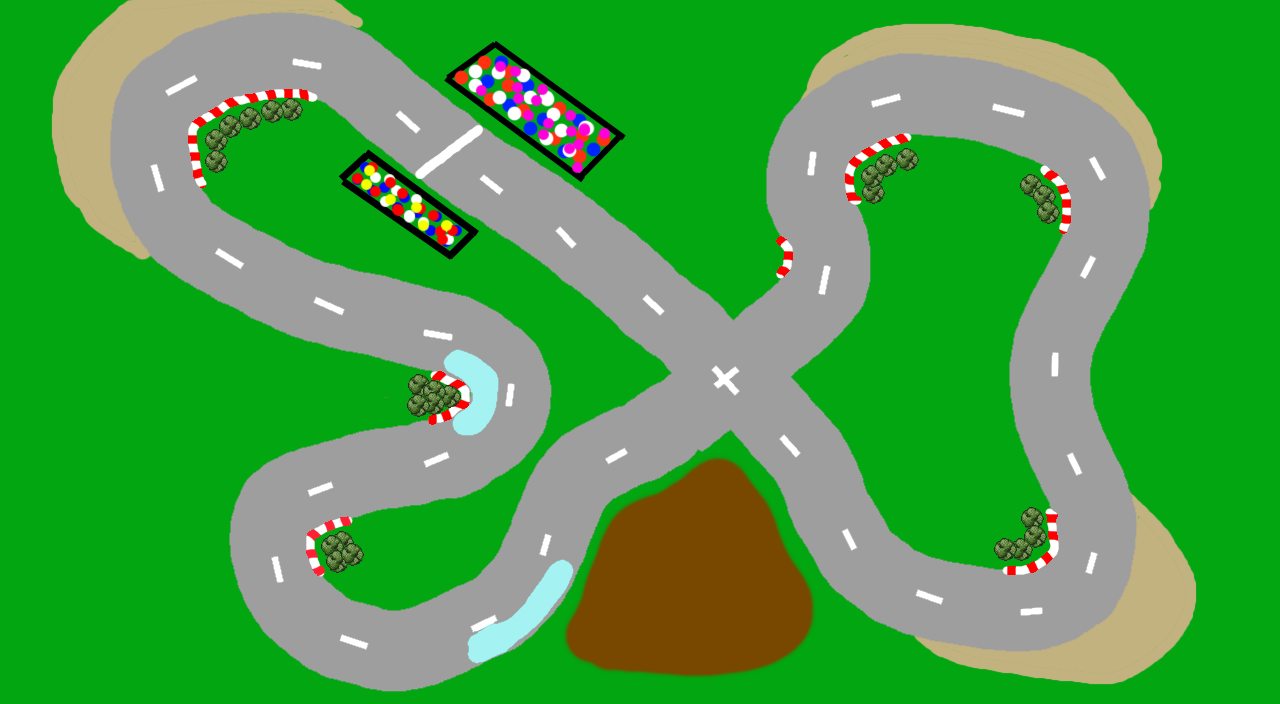

Tiled map render using the project's own tile images. Description and the map definition, with tile-layer contents summarised, below:
An orthogonal 40x22 tile map with 32x32 px tiles, 1 tile layer (Tile Layer 1), 2 tilesets and 102 objects (32x solid, 27x path, 19x sand, 10x spawn_pos, 7x checkpoint, ...).

<map version="1.0" orientation="orthogonal" renderorder="right-down" width="40" height="22" tilewidth="32" tileheight="32" nextobjectid="157">
 <tileset firstgid="1" name="paintmap" tilewidth="32" tileheight="32">
  <image source="paintmap.png" width="1280" height="704" />
 </tileset>
 <tileset firstgid="881" name="mario" tilewidth="32" tileheight="32">
  <image source="mario.png" width="512" height="512" />
 </tileset>
 <layer name="Tile Layer 1" width="40" height="22">
  <data>[880 cells, 880 non-empty, 880 distinct tile ids]</data>
 </layer>
 <objectgroup name="Object Layer 1">
  <object id="25" name="solid" x="259" y="101" width="23" height="23">
   <ellipse />
  </object>
  <object id="27" name="solid" x="239" y="106" width="23" height="23">
   <ellipse />
  </object>
  <object id="28" name="solid" x="216" y="114" width="23" height="23">
   <ellipse />
  </object>
  <object id="29" name="solid" x="206" y="130" width="23" height="23">
   <ellipse />
  </object>
  <object id="30" name="solid" x="206" y="150" width="23" height="23">
   <ellipse />
  </object>
  <object id="32" name="solid" x="280.5" y="97.5" width="23" height="23">
   <ellipse />
  </object>
  <object id="33" name="solid" x="864.5" y="183.5" width="23" height="23">
   <ellipse />
  </object>
  <object id="34" name="solid" x="1037.5" y="202.5" width="23" height="23">
   <ellipse />
  </object>
  <object id="35" name="solid" x="896.5" y="148.5" width="23" height="23">
   <ellipse />
  </object>
  <object id="36" name="solid" x="861.5" y="162.5" width="23" height="23">
   <ellipse />
  </object>
  <object id="37" name="solid" x="874.5" y="154.5" width="23" height="23">
   <ellipse />
  </object>
  <object id="38" name="solid" x="1018.5" y="175.5" width="23" height="23">
   <ellipse />
  </object>
  <object id="39" name="solid" x="1021.5" y="505.5" width="23" height="23">
   <ellipse />
  </object>
  <object id="40" name="solid" x="1033.5" y="186.5" width="23" height="23">
   <ellipse />
  </object>
  <object id="41" name="solid" x="994.5" y="538.5" width="23" height="23">
   <ellipse />
  </object>
  <object id="42" name="solid" x="1025.5" y="526.5" width="23" height="23">
   <ellipse />
  </object>
  <object id="43" name="solid" x="1013.5" y="538.5" width="23" height="23">
   <ellipse />
  </object>
  <object id="44" name="solid" x="406.5" y="374.5" width="23" height="23">
   <ellipse />
  </object>
  <object id="45" name="solid" x="439.5" y="386.5" width="23" height="23">
   <ellipse />
  </object>
  <object id="46" name="solid" x="423.5" y="379.5" width="23" height="23">
   <ellipse />
  </object>
  <object id="47" name="solid" x="407.5" y="395.5" width="23" height="23">
   <ellipse />
  </object>
  <object id="48" name="solid" x="423.5" y="394.5" width="23" height="23">
   <ellipse />
  </object>
  <object id="49" name="solid" x="319.5" y="535.5" width="23" height="23">
   <ellipse />
  </object>
  <object id="50" name="solid" x="331.5" y="532.5" width="23" height="23">
   <ellipse />
  </object>
  <object id="51" name="solid" x="341.5" y="543.5" width="23" height="23">
   <ellipse />
  </object>
  <object id="52" name="solid" x="326.5" y="551.5" width="23" height="23">
   <ellipse />
  </object>
  <object id="56" name="solid" x="443" y="76">
   <polygon points="0,0 50,-38 183,59 139,105" />
  </object>
  <object id="57" name="sand" x="149" y="253">
   <polygon points="0,0 -96,-150 -96,-91 -72,-46 -49,-19 -18,0" />
  </object>
  <object id="58" name="sand" x="120" y="203">
   <polygon points="0,0 -41,-154 -63,-129 -67,-106" />
  </object>
  <object id="59" name="sand" x="108" y="148">
   <polygon points="0,0 12,-142 -34,-98" />
  </object>
  <object id="60" name="sand" x="113" y="94">
   <polygon points="0,0 64,-93 9,-92" />
  </object>
  <object id="61" name="sand" x="143" y="57">
   <polygon points="0,0 87,-56 29,-58" />
  </object>
  <object id="62" name="sand" x="194" y="26">
   <polygon points="0,0 99,-27 7,-24" />
  </object>
  <object id="63" name="sand" x="256" y="11">
   <polygon points="0,0 94,2 53,-24" />
  </object>
  <object id="69" name="sand" x="320" y="14">
   <polygon points="0,0 35,13 42,5 16,-6" />
  </object>
  <object id="70" name="dirt" x="566" y="641">
   <polygon points="0,0 48,-127 155,-184 200,-138 248,-28" />
  </object>
  <object id="71" name="dirt" x="566" y="643">
   <polygon points="0,0 46,25 140,31 223,12 247,-29" />
  </object>
  <object id="72" name="sand" x="802" y="98">
   <polygon points="0,0 123,-75 81,-71 45,-60 15,-36" />
  </object>
  <object id="73" name="sand" x="869" y="58">
   <polygon points="0,0 143,-22 101,-35 52,-34" />
  </object>
  <object id="74" name="sand" x="914" y="52">
   <polygon points="0,0 194,19 170,1 99,-16" />
  </object>
  <object id="75" name="sand" x="1002" y="62">
   <polygon points="0,0 137,48 104,7" />
  </object>
  <object id="76" name="sand" x="1070" y="86">
   <polygon points="0,0 88,63 68,22" />
  </object>
  <object id="77" name="sand" x="1126" y="128">
   <polygon points="0,0 24,74 36,22" />
  </object>
  <object id="78" name="sand" x="916" y="637">
   <polygon points="0,0 223,33 194,45 104,36 31,23" />
  </object>
  <object id="79" name="sand" x="1016" y="652">
   <polygon points="0,0 176,-40 161,-14 138,10 119,20" />
  </object>
  <object id="80" name="sand" x="1080" y="634">
   <polygon points="0,0 102,-77 115,-49 111,-21" />
  </object>
  <object id="81" name="sand" x="1119" y="604">
   <polygon points="0,0 42,-79 65,-42" />
  </object>
  <object id="82" name="sand" x="1133" y="573">
   <polygon points="0,0 3,-74 41,-32" />
  </object>
  <object id="84" name="ice" x="453" y="418">
   <polygon points="0,0 44,-34 40,-7 28,12 14,18 2,14" />
  </object>
  <object id="85" name="ice" x="459" y="350">
   <polygon points="0,0 31,16 38,32 16,52" />
  </object>
  <object id="86" name="ice" x="457" y="350">
   <polygon points="0,0 -12,9 -10,21 14,36" />
  </object>
  <object id="87" name="ice" x="469" y="639">
   <polygon points="0,0 90,-44 68,-18 36,10 3,26" />
  </object>
  <object id="88" name="ice" x="514" y="615">
   <polygon points="0,0 42,-53 55,-52 52,-32 36,-12" />
  </object>
  <object id="91" name="cp1" type="checkpoint" x="490" y="120">
   <properties>
    <property name="checkpointDirection" value="east|south" />
    <property name="checkpointType" value="LAP_START" />
   </properties>
   <polyline points="18,-17 -100,78" />
  </object>
  <object id="92" name="cp2" type="checkpoint" x="224" y="125">
   <properties>
    <property name="checkpointDirection" value="north|east" />
   </properties>
   <polyline points="0,0 -234,-131" />
  </object>
  <object id="95" name="cp3" type="checkpoint" x="454" y="400">
   <properties>
    <property name="checkpointDirection" value="west|north" />
   </properties>
   <polyline points="0,0 827,-17" />
  </object>
  <object id="96" name="cp4" type="checkpoint" x="336" y="547">
   <properties>
    <property name="checkpointDirection" value="east|north" />
   </properties>
   <polyline points="0,0 -359,-10" />
  </object>
  <object id="97" name="cp5" type="checkpoint" x="885" y="171">
   <properties>
    <property name="checkpointDirection" value="south|west" />
   </properties>
   <polyline points="0,0 -185,-187" />
  </object>
  <object id="98" name="cp6" type="checkpoint" x="1046" y="194">
   <properties>
    <property name="checkpointDirection" value="north|west" />
   </properties>
   <polyline points="0,0 243,-141" />
  </object>
  <object id="99" name="cp7" type="checkpoint" x="1036" y="538">
   <properties>
    <property name="checkpointDirection" value="east|north" />
   </properties>
   <polyline points="0,0 237,193" />
  </object>
  <object id="101" name="solid" x="368" y="147">
   <polygon points="0,0 110,83 83,113 -31,29" />
  </object>
  </objectgroup>
</map>
<!-- 41 of 102 objects omitted -->
